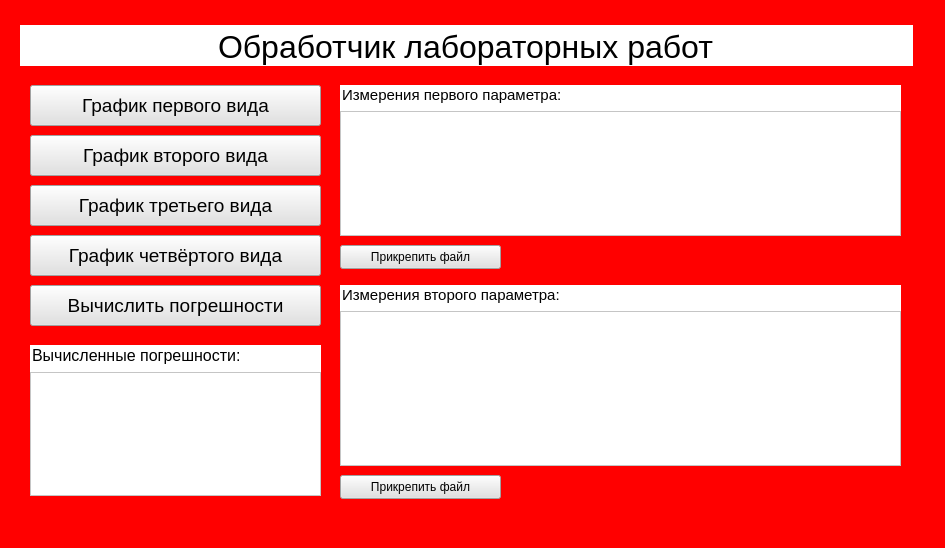
<?xml version="1.0" encoding="UTF-8"?>
<ui version="4.0">
 <class>MainWindow</class>
 <widget class="QMainWindow" name="MainWindow">
  <property name="geometry">
   <rect>
    <x>0</x>
    <y>0</y>
    <width>945</width>
    <height>548</height>
   </rect>
  </property>
  <property name="minimumSize">
   <size>
    <width>945</width>
    <height>548</height>
   </size>
  </property>
  <property name="maximumSize">
   <size>
    <width>945</width>
    <height>548</height>
   </size>
  </property>
  <property name="windowTitle">
   <string>MainWindow</string>
  </property>
  <property name="styleSheet">
   <string notr="true">background-color: rgb(255, 0, 0);</string>
  </property>
  <widget class="QWidget" name="centralwidget">
   <widget class="QPushButton" name="pushButton_3">
    <property name="geometry">
     <rect>
      <x>30</x>
      <y>235</y>
      <width>291</width>
      <height>41</height>
     </rect>
    </property>
    <property name="font">
     <font>
      <pointsize>14</pointsize>
     </font>
    </property>
    <property name="styleSheet">
     <string notr="true">background-color: rgb(225, 225, 225)</string>
    </property>
    <property name="text">
     <string>График четвёртого вида</string>
    </property>
   </widget>
   <widget class="QWidget" name="verticalWidget_6" native="true">
    <property name="geometry">
     <rect>
      <x>340</x>
      <y>285</y>
      <width>561</width>
      <height>181</height>
     </rect>
    </property>
    <property name="styleSheet">
     <string notr="true">background-color: rgb(255, 255, 255);</string>
    </property>
    <layout class="QVBoxLayout" name="verticalLayout_7">
     <item>
      <widget class="QLineEdit" name="lineEdit_3">
       <property name="font">
        <font>
         <pointsize>11</pointsize>
        </font>
       </property>
       <property name="autoFillBackground">
        <bool>false</bool>
       </property>
       <property name="styleSheet">
        <string notr="true">background-color: rgb(255, 255, 255);</string>
       </property>
       <property name="inputMethodHints">
        <set>Qt::InputMethodHint::ImhNone</set>
       </property>
       <property name="text">
        <string>Измерения второго параметра:</string>
       </property>
       <property name="frame">
        <bool>false</bool>
       </property>
       <property name="cursorPosition">
        <number>28</number>
       </property>
       <property name="alignment">
        <set>Qt::AlignmentFlag::AlignLeading|Qt::AlignmentFlag::AlignLeft|Qt::AlignmentFlag::AlignVCenter</set>
       </property>
       <property name="readOnly">
        <bool>true</bool>
       </property>
      </widget>
     </item>
     <item>
      <widget class="QPlainTextEdit" name="plainTextEdit_4"/>
     </item>
    </layout>
   </widget>
   <widget class="QPushButton" name="pushButton_5">
    <property name="geometry">
     <rect>
      <x>30</x>
      <y>135</y>
      <width>291</width>
      <height>41</height>
     </rect>
    </property>
    <property name="font">
     <font>
      <pointsize>14</pointsize>
     </font>
    </property>
    <property name="styleSheet">
     <string notr="true">background-color: rgb(225, 225, 225)</string>
    </property>
    <property name="text">
     <string>График второго вида</string>
    </property>
   </widget>
   <widget class="QPushButton" name="pushButton_6">
    <property name="geometry">
     <rect>
      <x>340</x>
      <y>245</y>
      <width>161</width>
      <height>24</height>
     </rect>
    </property>
    <property name="styleSheet">
     <string notr="true">background-color: rgb(225, 225, 225)</string>
    </property>
    <property name="text">
     <string>Прикрепить файл</string>
    </property>
   </widget>
   <widget class="QPushButton" name="pushButton_7">
    <property name="geometry">
     <rect>
      <x>340</x>
      <y>475</y>
      <width>161</width>
      <height>24</height>
     </rect>
    </property>
    <property name="styleSheet">
     <string notr="true">background-color: rgb(225, 225, 225)</string>
    </property>
    <property name="text">
     <string>Прикрепить файл</string>
    </property>
   </widget>
   <widget class="QWidget" name="verticalWidget_2" native="true">
    <property name="geometry">
     <rect>
      <x>340</x>
      <y>85</y>
      <width>561</width>
      <height>151</height>
     </rect>
    </property>
    <property name="styleSheet">
     <string notr="true">background-color: rgb(255, 255, 255);</string>
    </property>
    <layout class="QVBoxLayout" name="verticalLayout_3">
     <item>
      <widget class="QLineEdit" name="lineEdit_4">
       <property name="font">
        <font>
         <pointsize>11</pointsize>
        </font>
       </property>
       <property name="autoFillBackground">
        <bool>false</bool>
       </property>
       <property name="styleSheet">
        <string notr="true">background-color: rgb(255, 255, 255);</string>
       </property>
       <property name="inputMethodHints">
        <set>Qt::InputMethodHint::ImhNone</set>
       </property>
       <property name="text">
        <string>Измерения первого параметра:</string>
       </property>
       <property name="frame">
        <bool>false</bool>
       </property>
       <property name="cursorPosition">
        <number>28</number>
       </property>
       <property name="alignment">
        <set>Qt::AlignmentFlag::AlignLeading|Qt::AlignmentFlag::AlignLeft|Qt::AlignmentFlag::AlignVCenter</set>
       </property>
       <property name="readOnly">
        <bool>true</bool>
       </property>
      </widget>
     </item>
     <item>
      <widget class="QPlainTextEdit" name="plainTextEdit_2"/>
     </item>
    </layout>
   </widget>
   <widget class="QWidget" name="verticalWidget_5" native="true">
    <property name="geometry">
     <rect>
      <x>30</x>
      <y>345</y>
      <width>291</width>
      <height>151</height>
     </rect>
    </property>
    <property name="styleSheet">
     <string notr="true">background-color: rgb(255, 255, 255);</string>
    </property>
    <layout class="QVBoxLayout" name="verticalLayout_6">
     <item>
      <widget class="QLineEdit" name="lineEdit_2">
       <property name="font">
        <font>
         <pointsize>12</pointsize>
        </font>
       </property>
       <property name="autoFillBackground">
        <bool>false</bool>
       </property>
       <property name="styleSheet">
        <string notr="true">background-color: rgb(255, 255, 255);</string>
       </property>
       <property name="inputMethodHints">
        <set>Qt::InputMethodHint::ImhNone</set>
       </property>
       <property name="text">
        <string>Вычисленные погрешности:</string>
       </property>
       <property name="frame">
        <bool>false</bool>
       </property>
       <property name="cursorPosition">
        <number>24</number>
       </property>
       <property name="alignment">
        <set>Qt::AlignmentFlag::AlignBottom|Qt::AlignmentFlag::AlignLeading|Qt::AlignmentFlag::AlignLeft</set>
       </property>
       <property name="readOnly">
        <bool>true</bool>
       </property>
      </widget>
     </item>
     <item>
      <widget class="QTextBrowser" name="textBrowser"/>
     </item>
    </layout>
   </widget>
   <widget class="QPushButton" name="pushButton_4">
    <property name="geometry">
     <rect>
      <x>30</x>
      <y>185</y>
      <width>291</width>
      <height>41</height>
     </rect>
    </property>
    <property name="font">
     <font>
      <pointsize>14</pointsize>
     </font>
    </property>
    <property name="styleSheet">
     <string notr="true">background-color: rgb(225, 225, 225)</string>
    </property>
    <property name="text">
     <string>График третьего вида</string>
    </property>
   </widget>
   <widget class="QPushButton" name="pushButton">
    <property name="geometry">
     <rect>
      <x>30</x>
      <y>85</y>
      <width>291</width>
      <height>41</height>
     </rect>
    </property>
    <property name="font">
     <font>
      <pointsize>14</pointsize>
      <bold>false</bold>
     </font>
    </property>
    <property name="styleSheet">
     <string notr="true">background-color: rgb(225, 225, 225)</string>
    </property>
    <property name="text">
     <string>График первого вида</string>
    </property>
   </widget>
   <widget class="QPushButton" name="pushButton_2">
    <property name="geometry">
     <rect>
      <x>30</x>
      <y>285</y>
      <width>291</width>
      <height>41</height>
     </rect>
    </property>
    <property name="font">
     <font>
      <pointsize>14</pointsize>
     </font>
    </property>
    <property name="styleSheet">
     <string notr="true">background-color: rgb(225, 225, 225)</string>
    </property>
    <property name="text">
     <string>Вычислить погрешности</string>
    </property>
   </widget>
   <widget class="QLineEdit" name="lineEdit">
    <property name="geometry">
     <rect>
      <x>20</x>
      <y>25</y>
      <width>893</width>
      <height>41</height>
     </rect>
    </property>
    <property name="font">
     <font>
      <pointsize>24</pointsize>
     </font>
    </property>
    <property name="autoFillBackground">
     <bool>false</bool>
    </property>
    <property name="styleSheet">
     <string notr="true">background-color: rgb(255, 255, 255);</string>
    </property>
    <property name="inputMethodHints">
     <set>Qt::InputMethodHint::ImhNone</set>
    </property>
    <property name="text">
     <string>Обработчик лабораторных работ</string>
    </property>
    <property name="frame">
     <bool>false</bool>
    </property>
    <property name="cursorPosition">
     <number>29</number>
    </property>
    <property name="alignment">
     <set>Qt::AlignmentFlag::AlignBottom|Qt::AlignmentFlag::AlignHCenter</set>
    </property>
    <property name="readOnly">
     <bool>true</bool>
    </property>
   </widget>
  </widget>
  <widget class="QMenuBar" name="menubar">
   <property name="geometry">
    <rect>
     <x>0</x>
     <y>0</y>
     <width>945</width>
     <height>22</height>
    </rect>
   </property>
  </widget>
  <widget class="QStatusBar" name="statusbar"/>
 </widget>
 <resources/>
 <connections/>
</ui>
